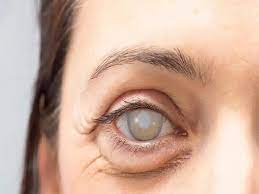
#> input picture iris_detection/example/cataract2.jpg, 259 x 194 px
$ python main.py
#> lines starting #> are read from the running program, lines starting #| are printed output that depends on the picture; after the words box and inside, x2 and y2 are one past the last pixel; in counts of white or black regions, pixels touching at a corner belong together
### iris_detection/pupli_detection.py
"""Pupil Center Coordinate Detection Algorithm
- reference code : https://github.com/antoinelame/GazeTracking
"""

import numpy as np
import cv2


class Pupil(object):
    """
    This class detects the iris of an eye and estimates
    the position of the pupil from an image file.
    """

    def __init__(self, image_path, threshold):
        self.iris_frame = None
        self.threshold = threshold
        self.x = None
        self.y = None
        # self.radius = None
        self.original_image = None

        # Load the image from the given path
        self.detect_iris(image_path)

    @staticmethod
    def image_processing(eye_frame, threshold):
        """Performs operations on the eye frame to isolate the iris"""

        kernel = np.ones((3, 3), np.uint8)
        new_frame = cv2.bilateralFilter(eye_frame, 10, 15, 15)
        new_frame = np.clip(new_frame, 0, 255).astype(np.uint8)

        new_frame = cv2.erode(new_frame, kernel, iterations=3)
        new_frame = np.clip(new_frame, 0, 255).astype(np.uint8)

        new_frame = cv2.threshold(new_frame, threshold, 255, cv2.THRESH_BINARY)[1]

        return new_frame

    def detect_iris(self, image_path):
        """Detects the iris and estimates the position of the iris by
        calculating the centroid from the loaded image.
        """
#> called with image_path = 'example/cataract2.jpg'

        # Load the image
        self.original_image = cv2.imread(image_path)
#> self.original_image is the input picture: shape (194, 259, 3); mean B, G, R 156.3, 173.4, 206.1
        print(f"input image size : {self.original_image.shape}")
#| input image size : (194, 259, 3)
        if self.original_image is None:
            raise ValueError(f"Could not load image from path: {image_path}")

        # Convert the image to grayscale
        eye_frame_gray = cv2.cvtColor(self.original_image, cv2.COLOR_BGR2GRAY)
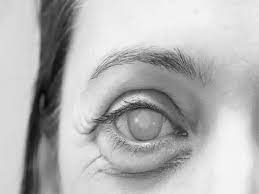
#> eye_frame_gray: shape (194, 259); min 6, max 250, mean 181.2

        self.iris_frame = self.image_processing(eye_frame_gray, self.threshold)
#> in image_processing, `new_frame = cv2.erode(new_frame, kernel, iterations=3)`:
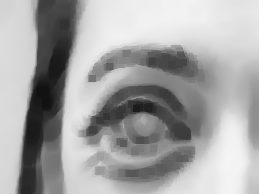
#> new_frame: shape (194, 259); min 18, max 244, mean 164.8
#> in image_processing, `new_frame = cv2.threshold(new_frame, threshold, 255, cv2.THRESH_BINARY..`:
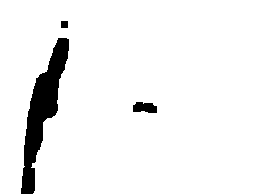
#> new_frame: shape (194, 259); 94% white; 3 black regions

        contours, _ = cv2.findContours(
            self.iris_frame, cv2.RETR_TREE, cv2.CHAIN_APPROX_NONE
        )[-2:]
#> contours = 3 contours; box (x1, y1, x2, y2) and area: (0, 0, 259, 194) 46868, (132, 101, 158, 114) 242, (60, 20, 69, 29) 62
        contours = sorted(contours, key=cv2.contourArea)

        try:
            moments = cv2.moments(contours[-2])
#> moments = moments, m00 242.5, centre m10/m00, m01/m00 = (144.4, 107.2)
            self.x = int(moments["m10"] / moments["m00"])
#> self.x = 144
            self.y = int(moments["m01"] / moments["m00"])
#> self.y = 107

        except (IndexError, ZeroDivisionError):
            pass

    # [12 lines left out: function save_position_on_image, not called in this run]

### iris_detection/main.py
"""Iris Detection Algorithm (Main)"""

from pupli_detection import Pupil
from hough_transform import CircleDetection


class IrisDetectionParams:
    """홍채 감지에 필요한 매개변수 정의"""

    def __init__(
        self,
        image_path,
        threshold_value,
        min_dist,
        param1,
        param2,
        min_radius,
        max_radius,
        canny_thr1,
        canny_thr2,
        save=False,
    ):
        self.image_path = image_path
        self.threshold_value = threshold_value
        self.min_dist = min_dist
        self.param1 = param1
        self.param2 = param2
        self.min_radius = min_radius
        self.max_radius = max_radius
        self.canny_thr1 = canny_thr1
        self.canny_thr2 = canny_thr2
        self.save = save


def iris_detect(params: IrisDetectionParams):
    """동공 중심을 기준으로 홍채 탐지

    Args:
        params (IrisDetectionParams): 매개변수 객체

    Returns:
        tuple: 탐지된 동공 중심 좌표에 가장 가까운 원 (x, y, 반지름).
    """
    # Detect the pupil center
    pupil_detector = Pupil(params.image_path, params.threshold_value)

    # Target coordinates for the closest circle search
    target_x, target_y = (
        pupil_detector.x,
        pupil_detector.y,
    )
#> target_x = 144; target_y = 107

    # save image
    # pupil_detector.save_position_on_image("res.png")

    # Detect iris circles around the pupil
#> (the run stopped early here; a loop or call above may not have finished)

$ run again, with iris_detection/example/cataract1.jpg copied over iris_detection/example/cataract2.jpg
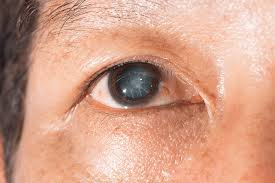
#> input picture iris_detection/example/cataract1.jpg, 275 x 183 px
#> in detect_iris, self.original_image is the input picture: shape (183, 275, 3); mean B, G, R 136.6, 159, 209.2
#| input image size : (183, 275, 3)
#> in detect_iris, `eye_frame_gray = cv2.cvtColor(self.original_image, cv2.COLOR_BGR2GRAY)`:
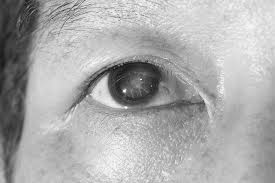
#> eye_frame_gray: shape (183, 275); min 14, max 253, mean 171.4
#> in image_processing, `new_frame = cv2.threshold(new_frame, threshold, 255, cv2.THRESH_BINARY..`:
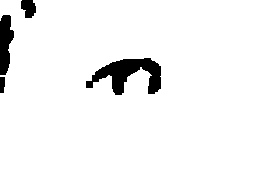
#> new_frame: shape (183, 275); 95.5% white; 4 black regions
#> contours = 2 contours; box (x1, y1, x2, y2) and area: (0, 0, 275, 183) 48945, (85, 57, 162, 96) 1500
#> moments = moments, m00 1500, centre m10/m00, m01/m00 = (128.1, 73.88)
#> self.x = 128
#> self.y = 73
#> target_x = 128; target_y = 73

$ run again, with iris_detection/example/cataract3.jpg copied over iris_detection/example/cataract2.jpg
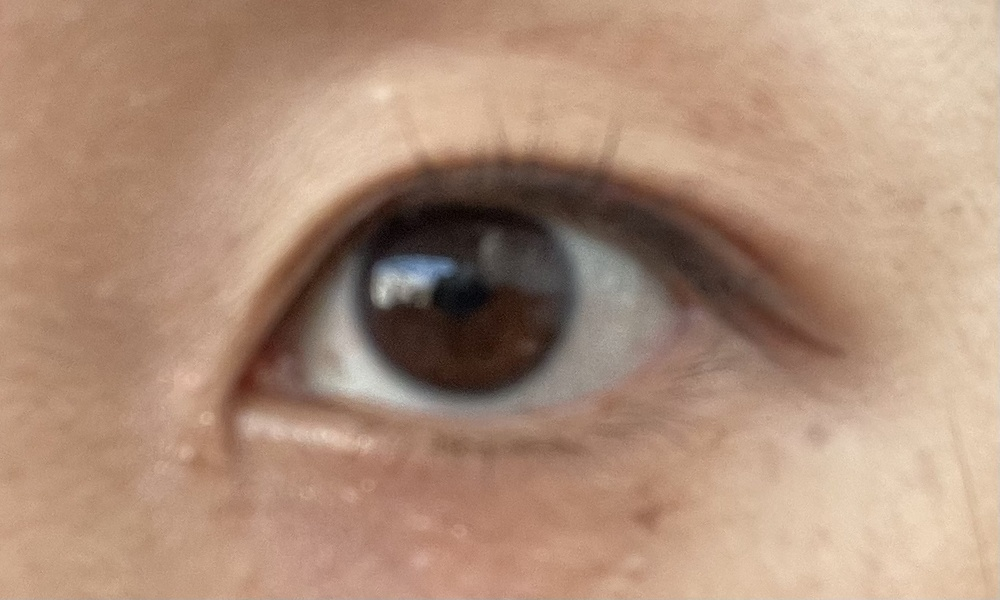
#> input picture iris_detection/example/cataract3.jpg, 1000 x 600 px, shrunk from 1365 x 819 before the run
#> in detect_iris, self.original_image is the input picture: shape (600, 1000, 3); mean B, G, R 122.3, 143.4, 174.8
#| input image size : (600, 1000, 3)
#> in detect_iris, `eye_frame_gray = cv2.cvtColor(self.original_image, cv2.COLOR_BGR2GRAY)`:
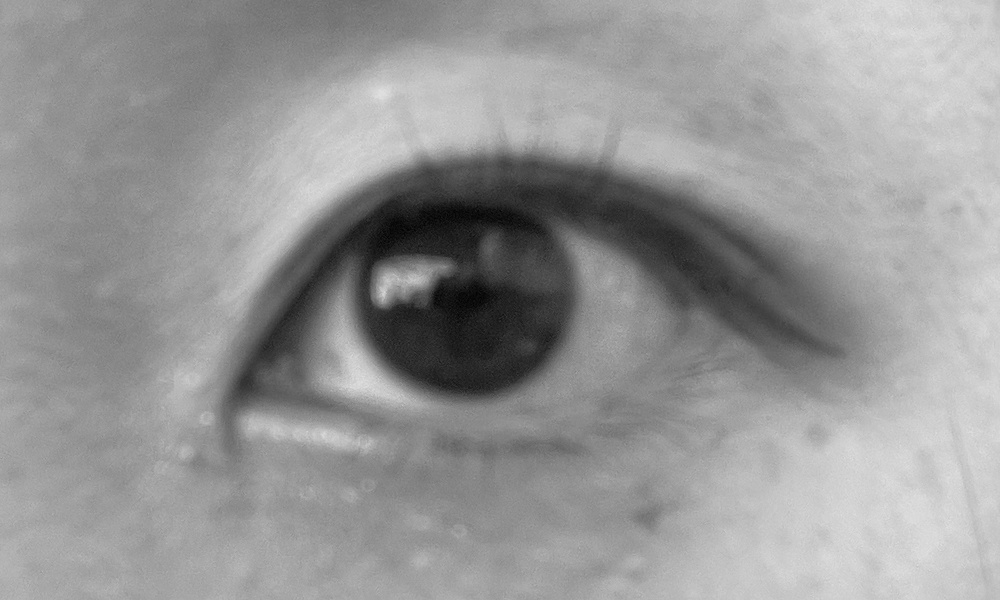
#> eye_frame_gray: shape (600, 1000); min 0, max 226, mean 150.4
#> in image_processing, `new_frame = cv2.threshold(new_frame, threshold, 255, cv2.THRESH_BINARY..`:
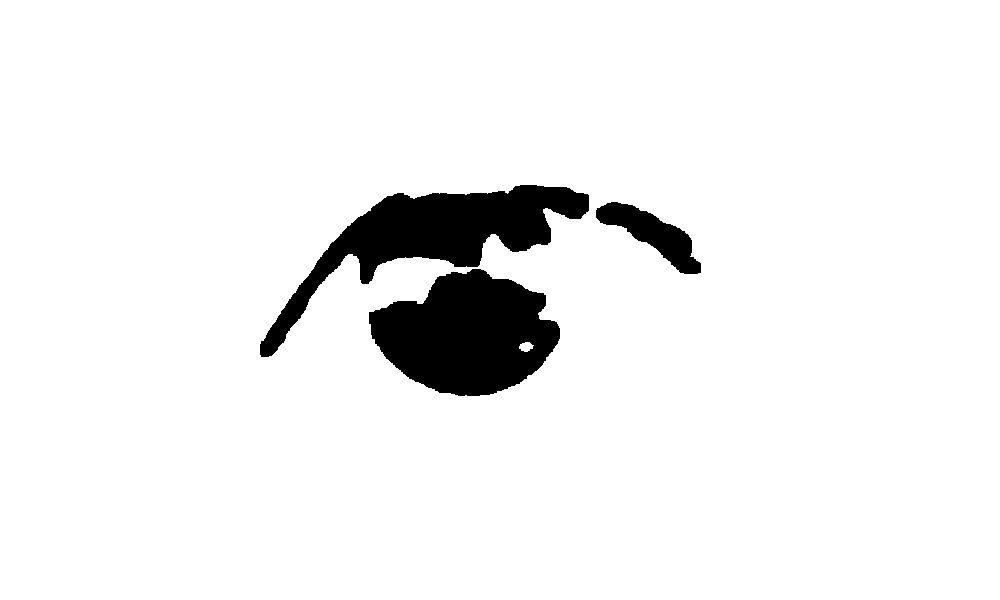
#> new_frame: shape (600, 1000); 94.1% white; 3 black regions
#> contours = 5 contours; box (x1, y1, x2, y2) and area: (0, 0, 1000, 600) 598401, (368, 268, 561, 397) 16994, (259, 184, 590, 358) 16239, (595, 201, 702, 275) 3141, (519, 342, 534, 352) 86
#> moments = moments, m00 16994, centre m10/m00, m01/m00 = (466.9, 334.2)
#> self.x = 466
#> self.y = 334
#> target_x = 466; target_y = 334

$ run again, with iris_detection/example/cataract4.jpg copied over iris_detection/example/cataract2.jpg
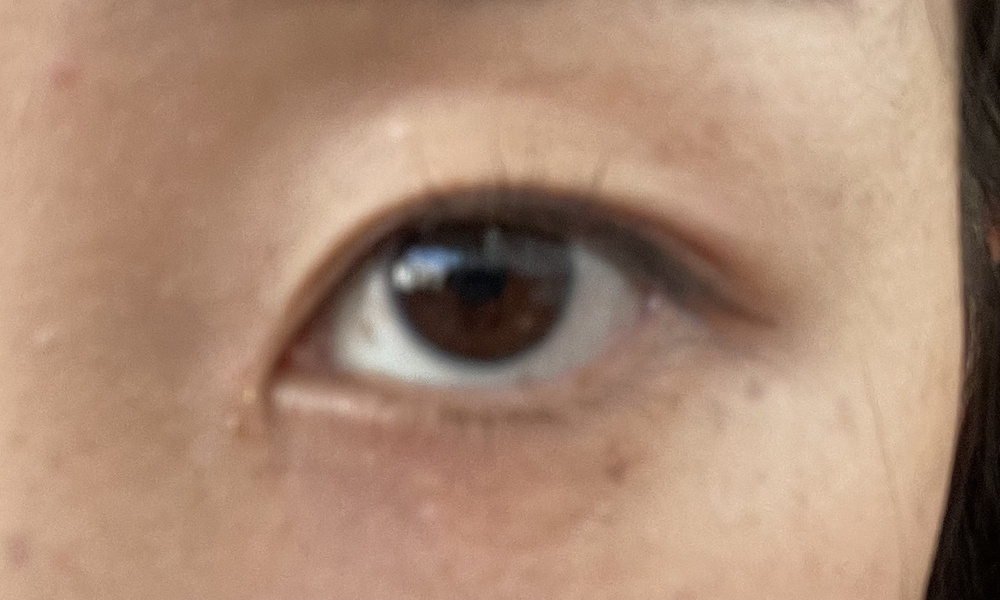
#> input picture iris_detection/example/cataract4.jpg, 1000 x 600 px, shrunk from 1654 x 992 before the run
#> in detect_iris, self.original_image is the input picture: shape (600, 1000, 3); mean B, G, R 117.1, 138.7, 170.7
#| input image size : (600, 1000, 3)
#> in detect_iris, `eye_frame_gray = cv2.cvtColor(self.original_image, cv2.COLOR_BGR2GRAY)`:
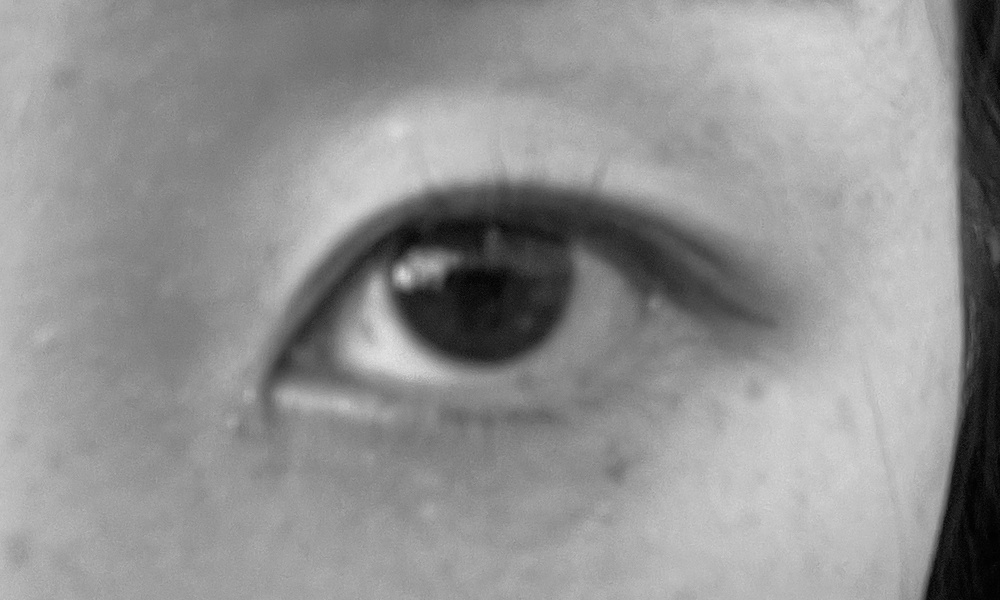
#> eye_frame_gray: shape (600, 1000); min 0, max 228, mean 145.8
#> in image_processing, `new_frame = cv2.threshold(new_frame, threshold, 255, cv2.THRESH_BINARY..`:
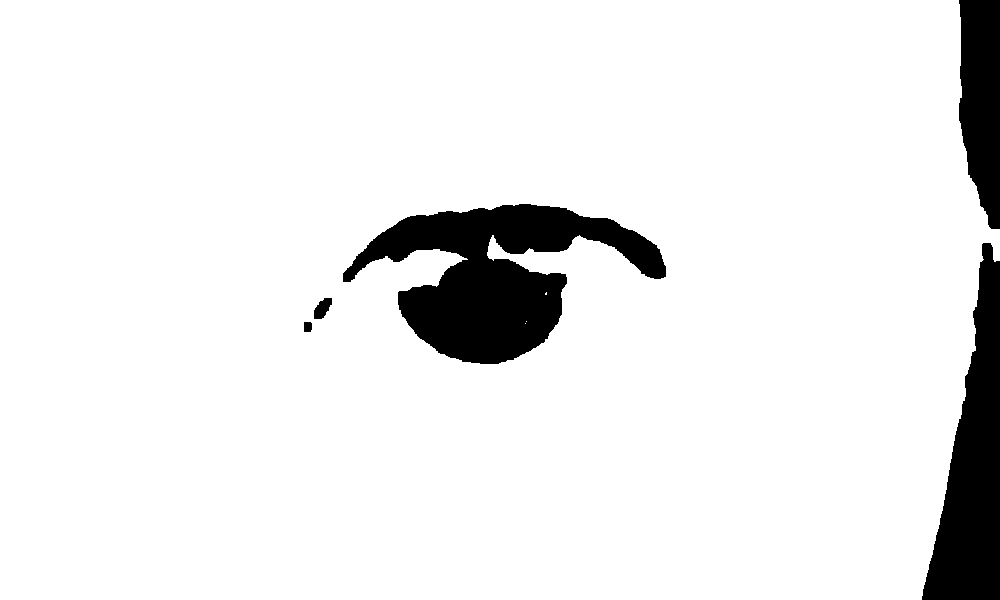
#> new_frame: shape (600, 1000); 92.1% white; 5 black regions
#> contours = 7 contours, 3 with area under 20; largest, box (x1, y1, x2, y2) and area: (0, 0, 1000, 600) 575528, (342, 203, 667, 365) 24538, (313, 297, 333, 320) 277, (303, 321, 313, 333) 93
#> moments = moments, m00 24537.5, centre m10/m00, m01/m00 = (495, 275.1)
#> self.x = 495
#> self.y = 275
#> target_x = 495; target_y = 275
